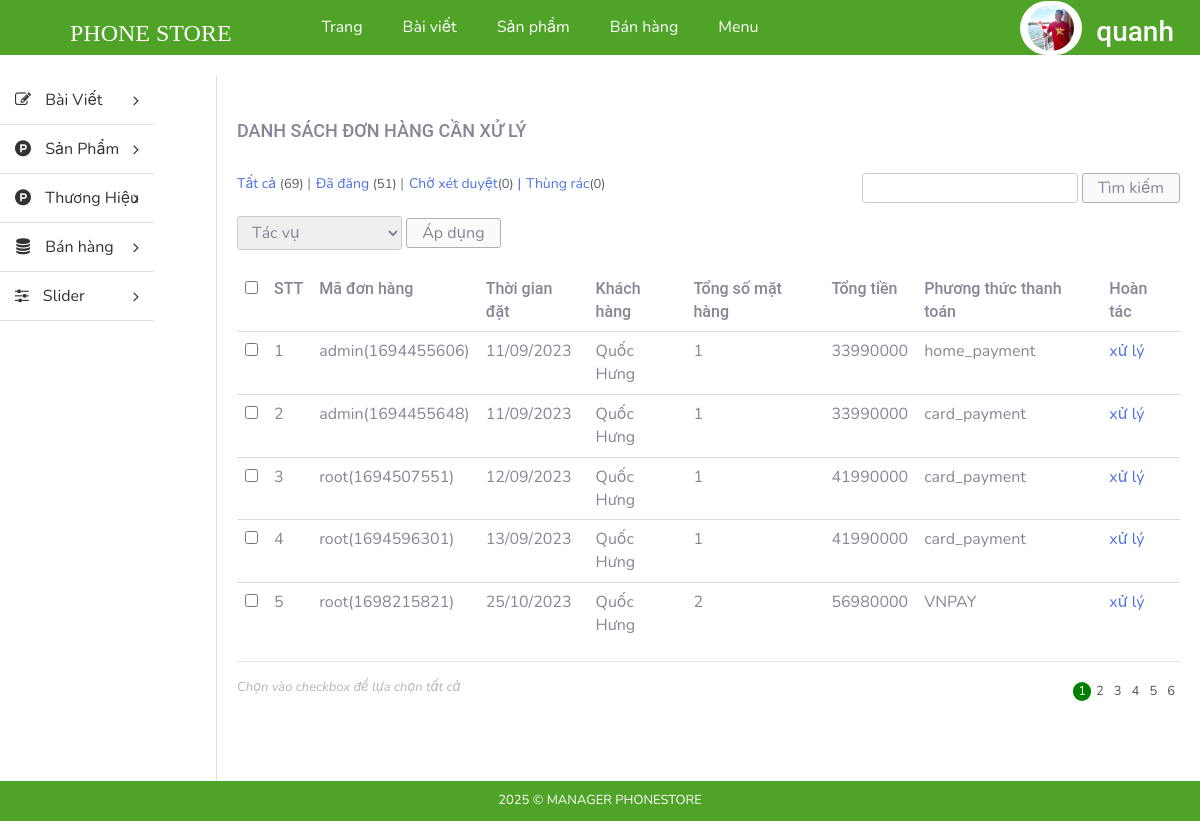
Page /admin/index.php?modules=orders&controllers=index&action=listNo (signed in) on the earlier database version.
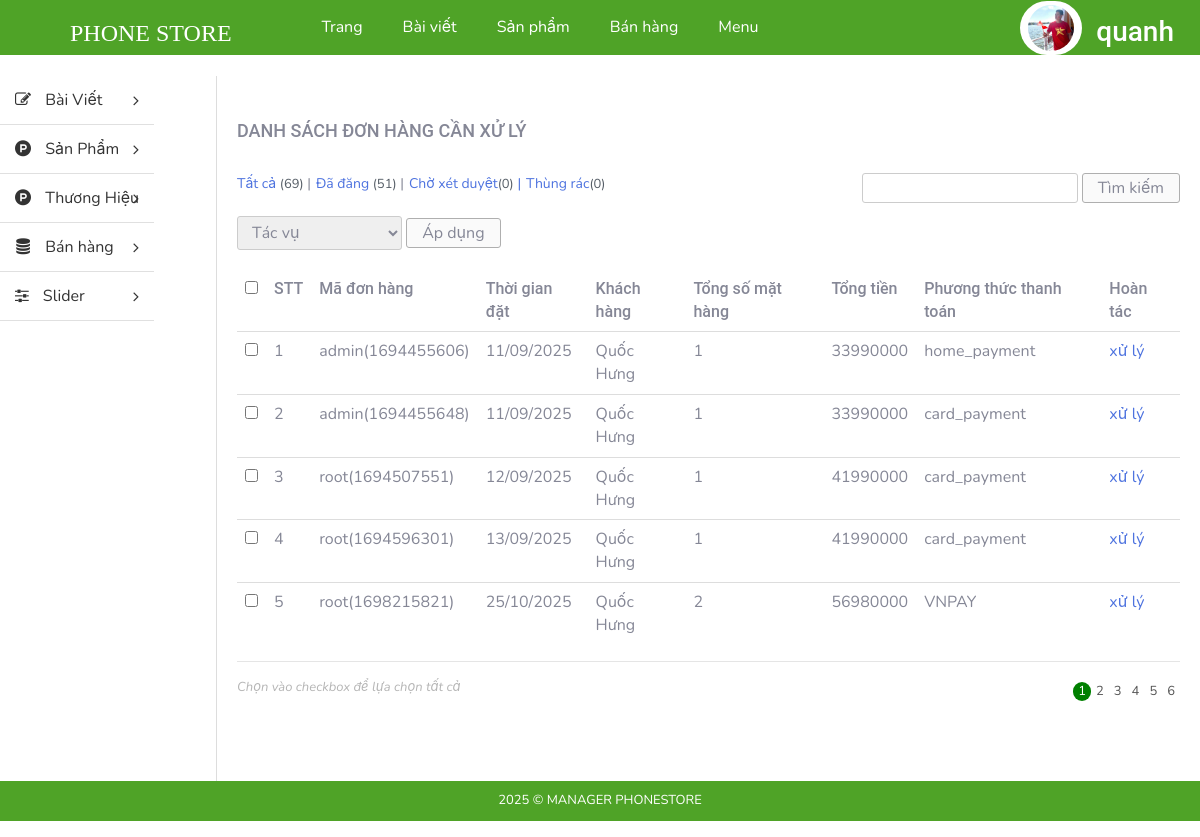
Same page on the later database version.
### tables this page shows
CREATE TABLE `tbl_order` (
  `id` int(11) NOT NULL,
  `custom_id` int(11) NOT NULL,
  `total_price` float NOT NULL,
  `total_num_product` int(11) NOT NULL,
  `create_date` varchar(255) NOT NULL,
  `note` text NOT NULL,
  `payment_method` varchar(255) NOT NULL,
  `status` enum('Thành công','Chờ xác nhận','Hủy','') NOT NULL,
  `id_cart` int(11) NOT NULL,
  `time` varchar(255) NOT NULL,
  `code` varchar(255) NOT NULL,
  `date_confirm` varchar(255) NOT NULL
);

### admin/libraries/database.php (called while the page is built, shortened)
<?php
function db_query($query_string) {
    global $conn;
    $result = mysqli_query($conn, $query_string);
    return $result;
}
function db_fetch_row($query_string) {
    $mysqli_result = db_query($query_string);
    $result = mysqli_fetch_assoc($mysqli_result);
    return $result;
}
function db_fetch_array($query_string) {
    $result = array();
    $mysqli_result = db_query($query_string);
    while ($row = mysqli_fetch_assoc($mysqli_result)) {
        $result[] = $row;
    }
    return $result;
}

### admin/modules/orders/models/indexModel.php (called while the page is built, shortened)
<?php
function getAllOrderNo(){
	return db_fetch_array("SELECT * FROM `tbl_order` WHERE `status` ='Chờ xác nhận'");
}
function getNameCus($id){
	$data = db_fetch_row("SELECT * FROM `tbl_customer` WHERE `id` = '$id'");
	return $data['fullname'];
}
 ?>

### admin/modules/orders/controllers/indexController.php (called while the page is built, shortened)
<?php
function listNoAction() {
	$data_tmp = getAllOrderNo();
	foreach ($data_tmp as $key => $value) {
		$data_tmp[$key]['fullname'] = getNameCus($data_tmp[$key]['custom_id']);
	}
	if(!empty($_GET['page'])){
		$page = $_GET['page'];
	}else{
		$page =1;
	}
	$numProduct = count($data_tmp);
	$productOnPage = 5;
	$num = ceil($numProduct/$productOnPage);
	$start = ($page - 1) * $productOnPage;
	$res =[];
	for ($i=$start; $i < $start+$productOnPage; $i++) {
		if(isset($data_tmp[$i]))
        $res[] = $data_tmp[$i];
	};
	$data = [$res, $num, $page];
	load_view('listNo',$data);
}
?>

### admin/core/router.php (called while the page is built, shortened)
<?php
$action_name = get_action().'Action';
call_function(array('construct', $action_name));

### admin/core/appload.php (called while the page is built, shortened)
<?php
require CONFIGPATH . DIRECTORY_SEPARATOR . 'database.php';
require LIBPATH . DIRECTORY_SEPARATOR . 'database.php';
require COREPATH . DIRECTORY_SEPARATOR . 'base.php';
require COREPATH . DIRECTORY_SEPARATOR . 'router.php';

### admin/index.php (called while the page is built, shortened)
<?php
require COREPATH.DIRECTORY_SEPARATOR.'appload.php';

### admin/modules/orders/views/listNoView.php (the view, shortened to what the changed rows need)
<div id="main-content-wp" class="list-product-page">
    <div class="wrap clearfix">
        <div id="content" class="fl-right">
            <div class="section" id="title-page">
                <div class="clearfix">
                    <h3 id="index" class="fl-left">Danh sách đơn hàng cần xử lý</h3>
                </div>
            </div>
            <div class="section" id="detail-page">
                <div class="section-detail">
                    <div class="filter-wp clearfix">
                        <ul class="post-status fl-left">
                            <li class="all"><a href="">Tất cả <span class="count">(69)</span></a> |</li>
                            <li class="publish"><a href="">Đã đăng <span class="count">(51)</span></a> |</li>
                            <li class="pending"><a href="">Chờ xét duyệt<span class="count">(0)</span> |</a></li>
                            <li class="pending"><a href="">Thùng rác<span class="count">(0)</span></a></li>
                        </ul>
                        <form method="GET" class="form-s fl-right">
                            <input type="text" name="s" id="s">
                            <input type="submit" name="sm_s" value="Tìm kiếm">
                        </form>
                    </div>
                    <div class="actions">
                        <form method="GET" action="" class="form-actions">
                            <select name="actions">
                                <option value="0">Tác vụ</option>
                            </select>
                            <input type="submit" name="sm_action" value="Áp dụng">
                        </form>
                    </div>
                    <div class="table-responsive">
                        <table class="table list-table-wp">
                            <thead>
                                <tr>
                                    <td><input type="checkbox" name="checkAll" id="checkAll"></td>
                                    <td><span class="thead-text">STT</span></td>
                                    <td><span class="thead-text">Mã đơn hàng</span></td>
                                    <td><span class="thead-text">Thời gian đặt</span></td>
                                    <td><span class="thead-text">Khách hàng</span></td>
                                    <td><span class="thead-text">Tổng số mặt hàng</span></td>
                                    <td><span class="thead-text">Tổng tiền</span></td>
                                    <td><span class="thead-text">Phương thức thanh toán</span></td>
                                    <td><span class="thead-text">Hoàn tác</span></td>
                                </tr>
                            </thead>
                            <tbody>
                                <?php if(!empty($data['0'])) foreach ($data['0'] as $key => $value) {?>
                                <tr>
                                    <td><input type="checkbox" name="checkItem" class="checkItem"></td>
                                    <td><span class="tbody-text"><?php echo ($key +1); ?></span></td>
                                    <td><span class="tbody-text"><?php  echo $value['code']; ?></span></td>
                                    <td><span class="tbody-text"><?php  echo $value['create_date']; ?></span></td>
                                    <td><span class="tbody-text"><?php  echo $value['fullname']; ?></span></td>
                                    <td><span class="tbody-text"><?php  echo $value['total_num_product']; ?></span></td>
                                    <td><span class="tbody-text"><?php  echo $value['total_price']; ?></h3></span>
                                    <td><span class="tbody-text"><?php  echo $value['payment_method']; ?></span></td>
                                    <td><span class="tbody-text"><a href="?modules=orders&controllers=index&action=detail&id_order=<?php echo $value['id']; ?>">xử lý</a></span></td>
                                </tr>
                                <?php }; ?>
                            </tbody>
                        </table>
                        <hr>
                    </div>
                </div>
            </div>
            <div class="section" id="paging-wp">
                <div class="section-detail clearfix">
                    <p id="desc" class="fl-left">Chọn vào checkbox để lựa chọn tất cả</p>
                    <ul id="list-paging" class="fl-right">
                        <?php for ($i=1; $i <= $data['1'] ; $i++) { ?>
                        <li>
                            <a <?php if($i == $data['2']) echo 'style="background-color: green;color:white; border-radius:300px;"';  ?>  href="?modules=orders&controllers=index&action=listNo&page=<?php echo $i; ?>" title=""><?php echo $i; ?></a>
                        </li>
                        <?php }; ?>
                    </ul>
                </div>
            </div>
        </div>
    </div>
</div>

### admin/core/base.php (shortened to what the changed rows need)
<?php
function get_module() {
    global $config;
    $module = isset($_GET['modules']) ? $_GET['modules'] : $config['default_module'];
    return $module;
}
function call_function($list_function = array()) {
    if (is_array($list_function)) {
        foreach ($list_function as $f) {
            if (function_exists($f())) {
                $f();
            }
        }
    }
}
function load_view($name, $data_send = array()) {
    $data = $data_send;
    $path = MODULESPATH . DIRECTORY_SEPARATOR . get_module() . DIRECTORY_SEPARATOR . 'views' . DIRECTORY_SEPARATOR . $name . 'View.php';
    if (file_exists($path)) {
        require $path;
    } else {
        echo "Không tìm thấy {$path}";
    }
}
function get_header($name = '') {
    global $data;
    if (empty($name)) {
        $name = 'header';
    } else {
        $name = "header-{$name}";
    }
    $path = LAYOUTPATH . DIRECTORY_SEPARATOR . $name . '.php';
    if (file_exists($path)) {
        if (is_array($data)) {
            foreach ($data as $key => $a) {
                $$key = $a;
            }
        }
        require $path;
    } else {
        echo "Không tìm thấy {$path}";
    }
}
function get_footer($name = '') {
    global $data;
    if (empty($name)) {
        $name = 'footer';
    } else {
        $name = "footer-{$name}";
    }
    $path = LAYOUTPATH . DIRECTORY_SEPARATOR . $name . '.php';
    if (file_exists($path)) {
        if (is_array($data)) {
            foreach ($data as $key => $a) {
                $$key = $a;
            }
        }
        require $path;
    } else {
        echo "Không tìm thấy {$path}";
    }
}
function get_sidebar($name = '') {
    global $data;
    if (empty($name)) {
        $name = 'sidebar';
    } else {
        $name = "sidebar-{$name}";
    }
    $path = LAYOUTPATH . DIRECTORY_SEPARATOR . $name . '.php';
    if (file_exists($path)) {
        if (is_array($data)) {
            foreach ($data as $key => $a) {
                $$key = $a;
            }
        }
        require $path;
    } else {
        echo "Không tìm thấy {$path}";
    }
}
?>

Differences in the rows shown:
changed tbl_order "admin(1694455606)": create_date "11/09/2023" → "11/09/2025"
changed tbl_order "admin(1694455648)": create_date "11/09/2023" → "11/09/2025"
changed tbl_order "root(1694507551)": create_date "12/09/2023" → "12/09/2025"
changed tbl_order "root(1694596301)": create_date "13/09/2023" → "13/09/2025"
changed tbl_order "root(1698215821)": create_date "25/10/2023" → "25/10/2025"
